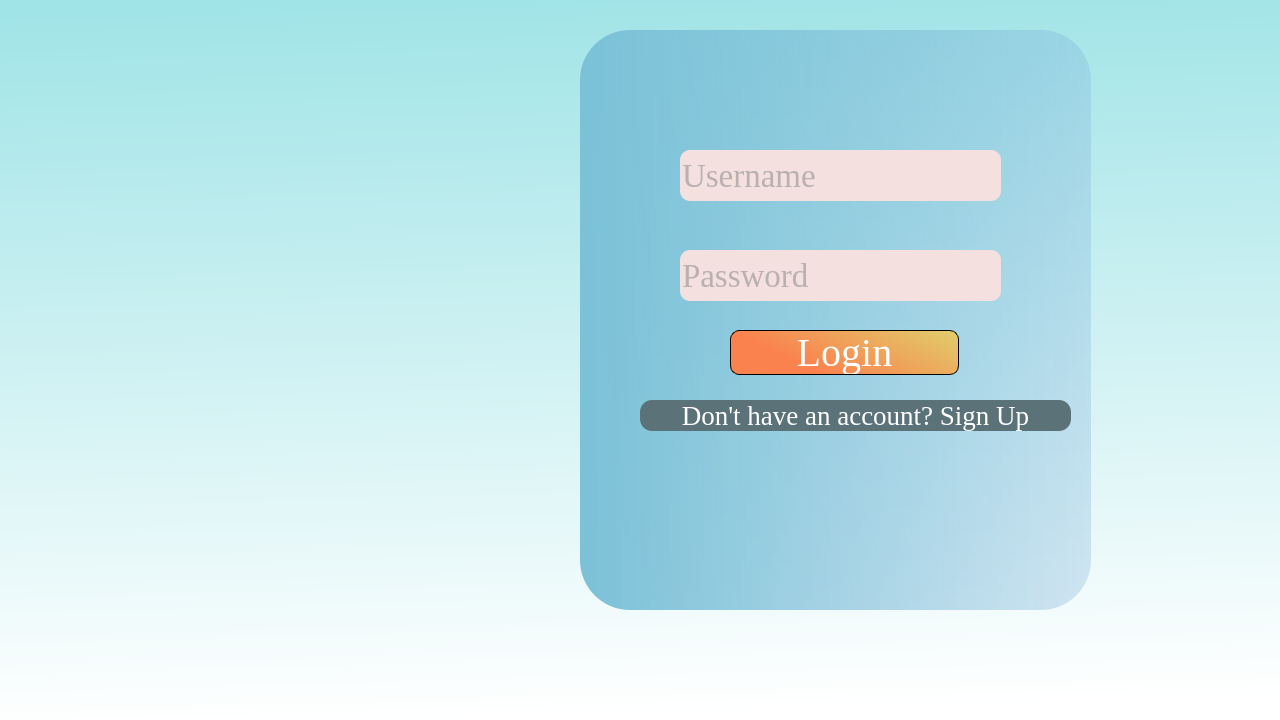
<?xml version="1.0" encoding="UTF-8"?>
<ui version="4.0">
 <class>loginpage</class>
 <widget class="QDialog" name="loginpage">
  <property name="geometry">
   <rect>
    <x>0</x>
    <y>0</y>
    <width>1280</width>
    <height>720</height>
   </rect>
  </property>
  <property name="minimumSize">
   <size>
    <width>1280</width>
    <height>720</height>
   </size>
  </property>
  <property name="maximumSize">
   <size>
    <width>1280</width>
    <height>720</height>
   </size>
  </property>
  <property name="font">
   <font>
    <family>Times New Roman</family>
    <pointsize>20</pointsize>
   </font>
  </property>
  <property name="windowTitle">
   <string>travelSphere</string>
  </property>
  <property name="windowIcon">
   <iconset>
    <normaloff>../../../Downloads/Vector-3.png</normaloff>../../../Downloads/Vector-3.png</iconset>
  </property>
  <property name="styleSheet">
   <string notr="true">#loginpage{
/*background-image:url(&quot;/Users/shashinoorghimire/Qt/projects/travelSphere/images/background&quot;);*/
	background-color: qlineargradient(spread:pad, x1:0.280788, y1:0.0113636, x2:0.330039, y2:1, stop:0 rgba(161, 228, 231, 255), stop:1 rgba(255, 255, 255, 255));
}
*{
font-family:&quot;Times New Roman&quot;;
}</string>
  </property>
  <property name="modal">
   <bool>false</bool>
  </property>
  <widget class="QFrame" name="frame">
   <property name="geometry">
    <rect>
     <x>580</x>
     <y>30</y>
     <width>511</width>
     <height>580</height>
    </rect>
   </property>
   <property name="mouseTracking">
    <bool>true</bool>
   </property>
   <property name="tabletTracking">
    <bool>true</bool>
   </property>
   <property name="styleSheet">
    <string notr="true">#frame{
	background-color: qlineargradient(spread:pad, x1:0, y1:0, x2:1, y2:0, stop:0 rgba(123, 193, 215, 1), stop:1 rgba(126, 174, 218, 75));
border-radius:50px;
}</string>
   </property>
   <property name="frameShape">
    <enum>QFrame::StyledPanel</enum>
   </property>
   <property name="frameShadow">
    <enum>QFrame::Raised</enum>
   </property>
   <widget class="QLabel" name="label">
    <property name="geometry">
     <rect>
      <x>40</x>
      <y>290</y>
      <width>321</width>
      <height>21</height>
     </rect>
    </property>
    <property name="styleSheet">
     <string notr="true">label{
font-family:Futura;
color:balck;
font-size:15px;
}</string>
    </property>
    <property name="text">
     <string/>
    </property>
   </widget>
   <widget class="QLabel" name="label_6">
    <property name="geometry">
     <rect>
      <x>100</x>
      <y>280</y>
      <width>341</width>
      <height>20</height>
     </rect>
    </property>
    <property name="styleSheet">
     <string notr="true">*{
color:red;
}</string>
    </property>
    <property name="text">
     <string/>
    </property>
   </widget>
   <widget class="QLineEdit" name="userName">
    <property name="geometry">
     <rect>
      <x>100</x>
      <y>120</y>
      <width>321</width>
      <height>51</height>
     </rect>
    </property>
    <property name="font">
     <font>
      <family>Times New Roman</family>
      <pointsize>25</pointsize>
     </font>
    </property>
    <property name="styleSheet">
     <string notr="true">*{
border-radius:10px;
color:grey;
background:#F5E0E0;
}</string>
    </property>
    <property name="alignment">
     <set>Qt::AlignLeading|Qt::AlignLeft|Qt::AlignVCenter</set>
    </property>
    <property name="placeholderText">
     <string>Username</string>
    </property>
   </widget>
   <widget class="QLineEdit" name="passWord">
    <property name="geometry">
     <rect>
      <x>100</x>
      <y>220</y>
      <width>321</width>
      <height>51</height>
     </rect>
    </property>
    <property name="font">
     <font>
      <family>Times New Roman</family>
      <pointsize>25</pointsize>
     </font>
    </property>
    <property name="styleSheet">
     <string notr="true">*{
border-radius:10px;
color:grey;
background:#F5E0E0;

}</string>
    </property>
    <property name="echoMode">
     <enum>QLineEdit::Password</enum>
    </property>
    <property name="alignment">
     <set>Qt::AlignLeading|Qt::AlignLeft|Qt::AlignVCenter</set>
    </property>
    <property name="placeholderText">
     <string>Password</string>
    </property>
   </widget>
   <widget class="QPushButton" name="login">
    <property name="geometry">
     <rect>
      <x>150</x>
      <y>300</y>
      <width>229</width>
      <height>45</height>
     </rect>
    </property>
    <property name="font">
     <font>
      <family>Times New Roman</family>
      <pointsize>30</pointsize>
      <italic>false</italic>
      <bold>false</bold>
      <underline>false</underline>
      <stylestrategy>PreferAntialias</stylestrategy>
      <kerning>true</kerning>
     </font>
    </property>
    <property name="cursor">
     <cursorShape>PointingHandCursor</cursorShape>
    </property>
    <property name="mouseTracking">
     <bool>true</bool>
    </property>
    <property name="styleSheet">
     <string notr="true">*{
border-radius:9px;
	background-color: qlineargradient(spread:pad, x1:0.0788177, y1:0.380682, x2:1, y2:0, stop:0.0640394 rgba(250, 130, 78, 255), stop:1 rgba(224, 206, 107, 255));
color:white;
font-family:&quot;Times New Roman&quot;;
	border-color: rgb(0,0,0);
  border-style: solid;
  border-width: 1px;

}

*:hover{
color:#F5E0E0;
}</string>
    </property>
    <property name="text">
     <string>Login</string>
    </property>
    <property name="icon">
     <iconset theme="window-new">
      <normaloff>.</normaloff>.</iconset>
    </property>
   </widget>
   <widget class="QPushButton" name="signUp">
    <property name="geometry">
     <rect>
      <x>60</x>
      <y>370</y>
      <width>431</width>
      <height>31</height>
     </rect>
    </property>
    <property name="font">
     <font>
      <family>Times New Roman</family>
      <pointsize>20</pointsize>
      <underline>false</underline>
     </font>
    </property>
    <property name="styleSheet">
     <string notr="true">*{
border-radius:12px;
background-color:#5B7279;
color:white;
}</string>
    </property>
    <property name="text">
     <string>Don't have an account? Sign Up</string>
    </property>
   </widget>
  </widget>
  <widget class="QLabel" name="label_2">
   <property name="geometry">
    <rect>
     <x>10</x>
     <y>50</y>
     <width>511</width>
     <height>501</height>
    </rect>
   </property>
   <property name="text">
    <string/>
   </property>
  </widget>
 </widget>
 <resources/>
 <connections/>
</ui>
